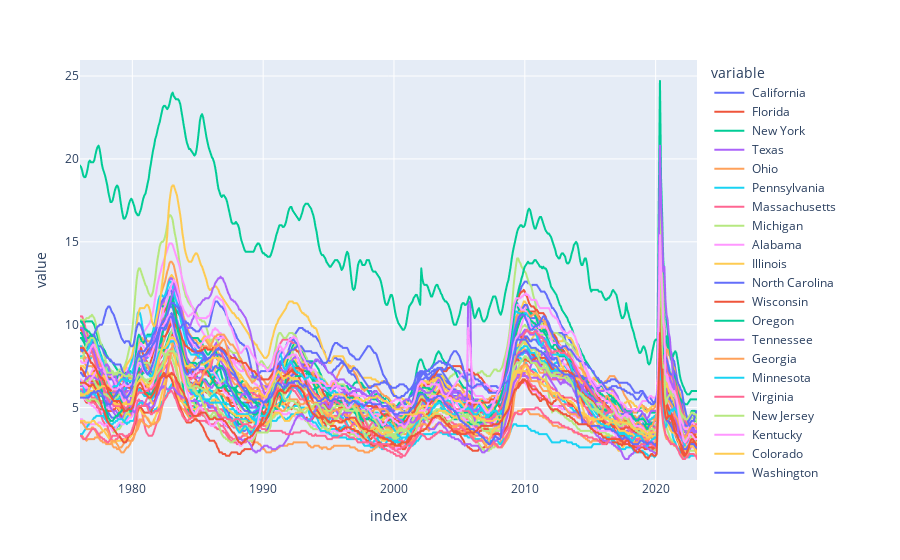

Notebook cell for this chart:
### Code cell
px.line(uemp_states)

### Figure 1 — Plotly figure (JSON) as saved in the notebook; plotly's stock layout.template omitted (floating-point values rounded to 4 significant figures; data arrays with more than 128 entries replaced by an {"elided": "..."} marker saying what was removed)
{"data": [{"hovertemplate": "variable= California<br>index=%{x}<br>value=%{y}<extra></extra>", "legendgroup": " California", "line": {"color": "#636efa", "dash": "solid"}, "marker": {"symbol": "circle"}, "mode": "lines", "name": " California", "showlegend": true, "type": "scattergl", "x": {"elided": "565 str values"}, "xaxis": "x", "y": {"elided": "565 float values"}, "yaxis": "y"}, {"hovertemplate": "variable= Florida<br>index=%{x}<br>value=%{y}<extra></extra>", "legendgroup": " Florida", "line": {"color": "#EF553B", "dash": "solid"}, "marker": {"symbol": "circle"}, "mode": "lines", "name": " Florida", "showlegend": true, "type": "scattergl", "x": {"elided": "565 str values"}, "xaxis": "x", "y": {"elided": "565 float values"}, "yaxis": "y"}, {"hovertemplate": "variable= New York<br>index=%{x}<br>value=%{y}<extra></extra>", "legendgroup": " New York", "line": {"color": "#00cc96", "dash": "solid"}, "marker": {"symbol": "circle"}, "mode": "lines", "name": " New York", "showlegend": true, "type": "scattergl", "x": {"elided": "565 str values"}, "xaxis": "x", "y": {"elided": "565 float values"}, "yaxis": "y"}, {"hovertemplate": "variable= Texas<br>index=%{x}<br>value=%{y}<extra></extra>", "legendgroup": " Texas", "line": {"color": "#ab63fa", "dash": "solid"}, "marker": {"symbol": "circle"}, "mode": "lines", "name": " Texas", "showlegend": true, "type": "scattergl", "x": {"elided": "565 str values"}, "xaxis": "x", "y": {"elided": "565 float values"}, "yaxis": "y"}, {"hovertemplate": "variable= Ohio<br>index=%{x}<br>value=%{y}<extra></extra>", "legendgroup": " Ohio", "line": {"color": "#FFA15A", "dash": "solid"}, "marker": {"symbol": "circle"}, "mode": "lines", "name": " Ohio", "showlegend": true, "type": "scattergl", "x": {"elided": "565 str values"}, "xaxis": "x", "y": {"elided": "565 float values"}, "yaxis": "y"}, {"hovertemplate": "variable= Pennsylvania<br>index=%{x}<br>value=%{y}<extra></extra>", "legendgroup": " Pennsylvania", "line": {"color": "#19d3f3", "dash": "solid"}, "marker": {"symbol": "circle"}, "mode": "lines", "name": " Pennsylvania", "showlegend": true, "type": "scattergl", "x": {"elided": "565 str values"}, "xaxis": "x", "y": {"elided": "565 float values"}, "yaxis": "y"}, {"hovertemplate": "variable= Massachusetts<br>index=%{x}<br>value=%{y}<extra></extra>", "legendgroup": " Massachusetts", "line": {"color": "#FF6692", "dash": "solid"}, "marker": {"symbol": "circle"}, "mode": "lines", "name": " Massachusetts", "showlegend": true, "type": "scattergl", "x": {"elided": "565 str values"}, "xaxis": "x", "y": {"elided": "565 float values"}, "yaxis": "y"}, {"hovertemplate": "variable= Michigan<br>index=%{x}<br>value=%{y}<extra></extra>", "legendgroup": " Michigan", "line": {"color": "#B6E880", "dash": "solid"}, "marker": {"symbol": "circle"}, "mode": "lines", "name": " Michigan", "showlegend": true, "type": "scattergl", "x": {"elided": "565 str values"}, "xaxis": "x", "y": {"elided": "565 float values"}, "yaxis": "y"}, {"hovertemplate": "variable= Alabama<br>index=%{x}<br>value=%{y}<extra></extra>", "legendgroup": " Alabama", "line": {"color": "#FF97FF", "dash": "solid"}, "marker": {"symbol": "circle"}, "mode": "lines", "name": " Alabama", "showlegend": true, "type": "scattergl", "x": {"elided": "565 str values"}, "xaxis": "x", "y": {"elided": "565 float values"}, "yaxis": "y"}, {"hovertemplate": "variable= Illinois<br>index=%{x}<br>value=%{y}<extra></extra>", "legendgroup": " Illinois", "line": {"color": "#FECB52", "dash": "solid"}, "marker": {"symbol": "circle"}, "mode": "lines", "name": " Illinois", "showlegend": true, "type": "scattergl", "x": {"elided": "565 str values"}, "xaxis": "x", "y": {"elided": "565 float values"}, "yaxis": "y"}, {"hovertemplate": "variable= North Carolina<br>index=%{x}<br>value=%{y}<extra></extra>", "legendgroup": " North Carolina", "line": {"color": "#636efa", "dash": "solid"}, "marker": {"symbol": "circle"}, "mode": "lines", "name": " North Carolina", "showlegend": true, "type": "scattergl", "x": {"elided": "565 str values"}, "xaxis": "x", "y": {"elided": "565 float values"}, "yaxis": "y"}, {"hovertemplate": "variable= Wisconsin<br>index=%{x}<br>value=%{y}<extra></extra>", "legendgroup": " Wisconsin", "line": {"color": "#EF553B", "dash": "solid"}, "marker": {"symbol": "circle"}, "mode": "lines", "name": " Wisconsin", "showlegend": true, "type": "scattergl", "x": {"elided": "565 str values"}, "xaxis": "x", "y": {"elided": "565 float values"}, "yaxis": "y"}, {"hovertemplate": "variable= Oregon<br>index=%{x}<br>value=%{y}<extra></extra>", "legendgroup": " Oregon", "line": {"color": "#00cc96", "dash": "solid"}, "marker": {"symbol": "circle"}, "mode": "lines", "name": " Oregon", "showlegend": true, "type": "scattergl", "x": {"elided": "565 str values"}, "xaxis": "x", "y": {"elided": "565 float values"}, "yaxis": "y"}, {"hovertemplate": "variable= Tennessee<br>index=%{x}<br>value=%{y}<extra></extra>", "legendgroup": " Tennessee", "line": {"color": "#ab63fa", "dash": "solid"}, "marker": {"symbol": "circle"}, "mode": "lines", "name": " Tennessee", "showlegend": true, "type": "scattergl", "x": {"elided": "565 str values"}, "xaxis": "x", "y": {"elided": "565 float values"}, "yaxis": "y"}, {"hovertemplate": "variable= Georgia<br>index=%{x}<br>value=%{y}<extra></extra>", "legendgroup": " Georgia", "line": {"color": "#FFA15A", "dash": "solid"}, "marker": {"symbol": "circle"}, "mode": "lines", "name": " Georgia", "showlegend": true, "type": "scattergl", "x": {"elided": "565 str values"}, "xaxis": "x", "y": {"elided": "565 float values"}, "yaxis": "y"}, {"hovertemplate": "variable= Minnesota<br>index=%{x}<br>value=%{y}<extra></extra>", "legendgroup": " Minnesota", "line": {"color": "#19d3f3", "dash": "solid"}, "marker": {"symbol": "circle"}, "mode": "lines", "name": " Minnesota", "showlegend": true, "type": "scattergl", "x": {"elided": "565 str values"}, "xaxis": "x", "y": {"elided": "565 float values"}, "yaxis": "y"}, {"hovertemplate": "variable= Virginia<br>index=%{x}<br>value=%{y}<extra></extra>", "legendgroup": " Virginia", "line": {"color": "#FF6692", "dash": "solid"}, "marker": {"symbol": "circle"}, "mode": "lines", "name": " Virginia", "showlegend": true, "type": "scattergl", "x": {"elided": "565 str values"}, "xaxis": "x", "y": {"elided": "565 float values"}, "yaxis": "y"}, {"hovertemplate": "variable= New Jersey<br>index=%{x}<br>value=%{y}<extra></extra>", "legendgroup": " New Jersey", "line": {"color": "#B6E880", "dash": "solid"}, "marker": {"symbol": "circle"}, "mode": "lines", "name": " New Jersey", "showlegend": true, "type": "scattergl", "x": {"elided": "565 str values"}, "xaxis": "x", "y": {"elided": "565 float values"}, "yaxis": "y"}, {"hovertemplate": "variable= Kentucky<br>index=%{x}<br>value=%{y}<extra></extra>", "legendgroup": " Kentucky", "line": {"color": "#FF97FF", "dash": "solid"}, "marker": {"symbol": "circle"}, "mode": "lines", "name": " Kentucky", "showlegend": true, "type": "scattergl", "x": {"elided": "565 str values"}, "xaxis": "x", "y": {"elided": "565 float values"}, "yaxis": "y"}, {"hovertemplate": "variable= Colorado<br>index=%{x}<br>value=%{y}<extra></extra>", "legendgroup": " Colorado", "line": {"color": "#FECB52", "dash": "solid"}, "marker": {"symbol": "circle"}, "mode": "lines", "name": " Colorado", "showlegend": true, "type": "scattergl", "x": {"elided": "565 str values"}, "xaxis": "x", "y": {"elided": "565 float values"}, "yaxis": "y"}, {"hovertemplate": "variable= Washington<br>index=%{x}<br>value=%{y}<extra></extra>", "legendgroup": " Washington", "line": {"color": "#636efa", "dash": "solid"}, "marker": {"symbol": "circle"}, "mode": "lines", "name": " Washington", "showlegend": true, "type": "scattergl", "x": {"elided": "565 str values"}, "xaxis": "x", "y": {"elided": "565 float values"}, "yaxis": "y"}, {"hovertemplate": "variable= South Carolina<br>index=%{x}<br>value=%{y}<extra></extra>", "legendgroup": " South Carolina", "line": {"color": "#EF553B", "dash": "solid"}, "marker": {"symbol": "circle"}, "mode": "lines", "name": " South Carolina", "showlegend": true, "type": "scattergl", "x": {"elided": "565 str values"}, "xaxis": "x", "y": {"elided": "565 float values"}, "yaxis": "y"}, {"hovertemplate": "variable= Arizona<br>index=%{x}<br>value=%{y}<extra></extra>", "legendgroup": " Arizona", "line": {"color": "#00cc96", "dash": "solid"}, "marker": {"symbol": "circle"}, "mode": "lines", "name": " Arizona", "showlegend": true, "type": "scattergl", "x": {"elided": "565 str values"}, "xaxis": "x", "y": {"elided": "565 float values"}, "yaxis": "y"}, {"hovertemplate": "variable= Missouri<br>index=%{x}<br>value=%{y}<extra></extra>", "legendgroup": " Missouri", "line": {"color": "#ab63fa", "dash": "solid"}, "marker": {"symbol": "circle"}, "mode": "lines", "name": " Missouri", "showlegend": true, "type": "scattergl", "x": {"elided": "565 str values"}, "xaxis": "x", "y": {"elided": "565 float values"}, "yaxis": "y"}, {"hovertemplate": "variable= New Mexico<br>index=%{x}<br>value=%{y}<extra></extra>", "legendgroup": " New Mexico", "line": {"color": "#FFA15A", "dash": "solid"}, "marker": {"symbol": "circle"}, "mode": "lines", "name": " New Mexico", "showlegend": true, "type": "scattergl", "x": {"elided": "565 str values"}, "xaxis": "x", "y": {"elided": "565 float values"}, "yaxis": "y"}, {"hovertemplate": "variable= Indiana<br>index=%{x}<br>value=%{y}<extra></extra>", "legendgroup": " Indiana", "line": {"color": "#19d3f3", "dash": "solid"}, "marker": {"symbol": "circle"}, "mode": "lines", "name": " Indiana", "showlegend": true, "type": "scattergl", "x": {"elided": "565 str values"}, "xaxis": "x", "y": {"elided": "565 float values"}, "yaxis": "y"}, {"hovertemplate": "variable= Oklahoma<br>index=%{x}<br>value=%{y}<extra></extra>", "legendgroup": " Oklahoma", "line": {"color": "#FF6692", "dash": "solid"}, "marker": {"symbol": "circle"}, "mode": "lines", "name": " Oklahoma", "showlegend": true, "type": "scattergl", "x": {"elided": "565 str values"}, "xaxis": "x", "y": {"elided": "565 float values"}, "yaxis": "y"}, {"hovertemplate": "variable= Utah<br>index=%{x}<br>value=%{y}<extra></extra>", "legendgroup": " Utah", "line": {"color": "#B6E880", "dash": "solid"}, "marker": {"symbol": "circle"}, "mode": "lines", "name": " Utah", "showlegend": true, "type": "scattergl", "x": {"elided": "565 str values"}, "xaxis": "x", "y": {"elided": "565 float values"}, "yaxis": "y"}, {"hovertemplate": "variable= Iowa<br>index=%{x}<br>value=%{y}<extra></extra>", "legendgroup": " Iowa", "line": {"color": "#FF97FF", "dash": "solid"}, "marker": {"symbol": "circle"}, "mode": "lines", "name": " Iowa", "showlegend": true, "type": "scattergl", "x": {"elided": "565 str values"}, "xaxis": "x", "y": {"elided": "565 float values"}, "yaxis": "y"}, {"hovertemplate": "variable= West Virginia<br>index=%{x}<br>value=%{y}<extra></extra>", "legendgroup": " West Virginia", "line": {"color": "#FECB52", "dash": "solid"}, "marker": {"symbol": "circle"}, "mode": "lines", "name": " West Virginia", "showlegend": true, "type": "scattergl", "x": {"elided": "565 str values"}, "xaxis": "x", "y": {"elided": "565 float values"}, "yaxis": "y"}, {"hovertemplate": "variable= Alaska<br>index=%{x}<br>value=%{y}<extra></extra>", "legendgroup": " Alaska", "line": {"color": "#636efa", "dash": "solid"}, "marker": {"symbol": "circle"}, "mode": "lines", "name": " Alaska", "showlegend": true, "type": "scattergl", "x": {"elided": "565 str values"}, "xaxis": "x", "y": {"elided": "565 float values"}, "yaxis": "y"}, {"hovertemplate": "variable= Arkansas<br>index=%{x}<br>value=%{y}<extra></extra>", "legendgroup": " Arkansas", "line": {"color": "#EF553B", "dash": "solid"}, "marker": {"symbol": "circle"}, "mode": "lines", "name": " Arkansas", "showlegend": true, "type": "scattergl", "x": {"elided": "565 str values"}, "xaxis": "x", "y": {"elided": "565 float values"}, "yaxis": "y"}, {"hovertemplate": "variable= Nevada<br>index=%{x}<br>value=%{y}<extra></extra>", "legendgroup": " Nevada", "line": {"color": "#00cc96", "dash": "solid"}, "marker": {"symbol": "circle"}, "mode": "lines", "name": " Nevada", "showlegend": true, "type": "scattergl", "x": {"elided": "565 str values"}, "xaxis": "x", "y": {"elided": "565 float values"}, "yaxis": "y"}, {"hovertemplate": "variable= Louisiana<br>index=%{x}<br>value=%{y}<extra></extra>", "legendgroup": " Louisiana", "line": {"color": "#ab63fa", "dash": "solid"}, "marker": {"symbol": "circle"}, "mode": "lines", "name": " Louisiana", "showlegend": true, "type": "scattergl", "x": {"elided": "565 str values"}, "xaxis": "x", "y": {"elided": "565 float values"}, "yaxis": "y"}, {"hovertemplate": "variable= Nebraska<br>index=%{x}<br>value=%{y}<extra></extra>", "legendgroup": " Nebraska", "line": {"color": "#FFA15A", "dash": "solid"}, "marker": {"symbol": "circle"}, "mode": "lines", "name": " Nebraska", "showlegend": true, "type": "scattergl", "x": {"elided": "565 str values"}, "xaxis": "x", "y": {"elided": "565 float values"}, "yaxis": "y"}, {"hovertemplate": "variable= North Dakota<br>index=%{x}<br>value=%{y}<extra></extra>", "legendgroup": " North Dakota", "line": {"color": "#19d3f3", "dash": "solid"}, "marker": {"symbol": "circle"}, "mode": "lines", "name": " North Dakota", "showlegend": true, "type": "scattergl", "x": {"elided": "565 str values"}, "xaxis": "x", "y": {"elided": "565 float values"}, "yaxis": "y"}, {"hovertemplate": "variable= Connecticut<br>index=%{x}<br>value=%{y}<extra></extra>", "legendgroup": " Connecticut", "line": {"color": "#FF6692", "dash": "solid"}, "marker": {"symbol": "circle"}, "mode": "lines", "name": " Connecticut", "showlegend": true, "type": "scattergl", "x": {"elided": "565 str values"}, "xaxis": "x", "y": {"elided": "565 float values"}, "yaxis": "y"}, {"hovertemplate": "variable= Maryland<br>index=%{x}<br>value=%{y}<extra></extra>", "legendgroup": " Maryland", "line": {"color": "#B6E880", "dash": "solid"}, "marker": {"symbol": "circle"}, "mode": "lines", "name": " Maryland", "showlegend": true, "type": "scattergl", "x": {"elided": "565 str values"}, "xaxis": "x", "y": {"elided": "565 float values"}, "yaxis": "y"}, {"hovertemplate": "variable= Mississippi<br>index=%{x}<br>value=%{y}<extra></extra>", "legendgroup": " Mississippi", "line": {"color": "#FF97FF", "dash": "solid"}, "marker": {"symbol": "circle"}, "mode": "lines", "name": " Mississippi", "showlegend": true, "type": "scattergl", "x": {"elided": "565 str values"}, "xaxis": "x", "y": {"elided": "565 float values"}, "yaxis": "y"}, {"hovertemplate": "variable= Kansas<br>index=%{x}<br>value=%{y}<extra></extra>", "legendgroup": " Kansas", "line": {"color": "#FECB52", "dash": "solid"}, "marker": {"symbol": "circle"}, "mode": "lines", "name": " Kansas", "showlegend": true, "type": "scattergl", "x": {"elided": "565 str values"}, "xaxis": "x", "y": {"elided": "565 float values"}, "yaxis": "y"}, {"hovertemplate": "variable= the District of Columbia<br>index=%{x}<br>value=%{y}<extra></extra>", "legendgroup": " the District of Columbia", "line": {"color": "#636efa", "dash": "solid"}, "marker": {"symbol": "circle"}, "mode": "lines", "name": " the District of Columbia", "showlegend": true, "type": "scattergl", "x": {"elided": "565 str values"}, "xaxis": "x", "y": {"elided": "565 float values"}, "yaxis": "y"}, {"hovertemplate": "variable= New Hampshire<br>index=%{x}<br>value=%{y}<extra></extra>", "legendgroup": " New Hampshire", "line": {"color": "#EF553B", "dash": "solid"}, "marker": {"symbol": "circle"}, "mode": "lines", "name": " New Hampshire", "showlegend": true, "type": "scattergl", "x": {"elided": "565 str values"}, "xaxis": "x", "y": {"elided": "565 float values"}, "yaxis": "y"}, {"hovertemplate": "variable= Puerto Rico<br>index=%{x}<br>value=%{y}<extra></extra>", "legendgroup": " Puerto Rico", "line": {"color": "#00cc96", "dash": "solid"}, "marker": {"symbol": "circle"}, "mode": "lines", "name": " Puerto Rico", "showlegend": true, "type": "scattergl", "x": {"elided": "565 str values"}, "xaxis": "x", "y": {"elided": "565 float values"}, "yaxis": "y"}, {"hovertemplate": "variable= Hawaii<br>index=%{x}<br>value=%{y}<extra></extra>", "legendgroup": " Hawaii", "line": {"color": "#ab63fa", "dash": "solid"}, "marker": {"symbol": "circle"}, "mode": "lines", "name": " Hawaii", "showlegend": true, "type": "scattergl", "x": {"elided": "565 str values"}, "xaxis": "x", "y": {"elided": "565 float values"}, "yaxis": "y"}, {"hovertemplate": "variable= Wyoming<br>index=%{x}<br>value=%{y}<extra></extra>", "legendgroup": " Wyoming", "line": {"color": "#FFA15A", "dash": "solid"}, "marker": {"symbol": "circle"}, "mode": "lines", "name": " Wyoming", "showlegend": true, "type": "scattergl", "x": {"elided": "565 str values"}, "xaxis": "x", "y": {"elided": "565 float values"}, "yaxis": "y"}, {"hovertemplate": "variable= Maine<br>index=%{x}<br>value=%{y}<extra></extra>", "legendgroup": " Maine", "line": {"color": "#19d3f3", "dash": "solid"}, "marker": {"symbol": "circle"}, "mode": "lines", "name": " Maine", "showlegend": true, "type": "scattergl", "x": {"elided": "565 str values"}, "xaxis": "x", "y": {"elided": "565 float values"}, "yaxis": "y"}, {"hovertemplate": "variable= South Dakota<br>index=%{x}<br>value=%{y}<extra></extra>", "legendgroup": " South Dakota", "line": {"color": "#FF6692", "dash": "solid"}, "marker": {"symbol": "circle"}, "mode": "lines", "name": " South Dakota", "showlegend": true, "type": "scattergl", "x": {"elided": "565 str values"}, "xaxis": "x", "y": {"elided": "565 float values"}, "yaxis": "y"}, {"hovertemplate": "variable= Delaware<br>index=%{x}<br>value=%{y}<extra></extra>", "legendgroup": " Delaware", "line": {"color": "#B6E880", "dash": "solid"}, "marker": {"symbol": "circle"}, "mode": "lines", "name": " Delaware", "showlegend": true, "type": "scattergl", "x": {"elided": "565 str values"}, "xaxis": "x", "y": {"elided": "565 float values"}, "yaxis": "y"}, {"hovertemplate": "variable= Rhode Island<br>index=%{x}<br>value=%{y}<extra></extra>", "legendgroup": " Rhode Island", "line": {"color": "#FF97FF", "dash": "solid"}, "marker": {"symbol": "circle"}, "mode": "lines", "name": " Rhode Island", "showlegend": true, "type": "scattergl", "x": {"elided": "565 str values"}, "xaxis": "x", "y": {"elided": "565 float values"}, "yaxis": "y"}, {"hovertemplate": "variable= Montana<br>index=%{x}<br>value=%{y}<extra></extra>", "legendgroup": " Montana", "line": {"color": "#FECB52", "dash": "solid"}, "marker": {"symbol": "circle"}, "mode": "lines", "name": " Montana", "showlegend": true, "type": "scattergl", "x": {"elided": "565 str values"}, "xaxis": "x", "y": {"elided": "565 float values"}, "yaxis": "y"}, {"hovertemplate": "variable= Idaho<br>index=%{x}<br>value=%{y}<extra></extra>", "legendgroup": " Idaho", "line": {"color": "#636efa", "dash": "solid"}, "marker": {"symbol": "circle"}, "mode": "lines", "name": " Idaho", "showlegend": true, "type": "scattergl", "x": {"elided": "565 str values"}, "xaxis": "x", "y": {"elided": "565 float values"}, "yaxis": "y"}, {"hovertemplate": "variable= Vermont<br>index=%{x}<br>value=%{y}<extra></extra>", "legendgroup": " Vermont", "line": {"color": "#EF553B", "dash": "solid"}, "marker": {"symbol": "circle"}, "mode": "lines", "name": " Vermont", "showlegend": true, "type": "scattergl", "x": {"elided": "565 str values"}, "xaxis": "x", "y": {"elided": "565 float values"}, "yaxis": "y"}], "layout": {"legend": {"title": {"text": "variable"}, "tracegroupgap": 0}, "margin": {"t": 60}, "xaxis": {"anchor": "y", "domain": [0, 1], "title": {"text": "index"}}, "yaxis": {"anchor": "x", "domain": [0, 1], "title": {"text": "value"}}}}
